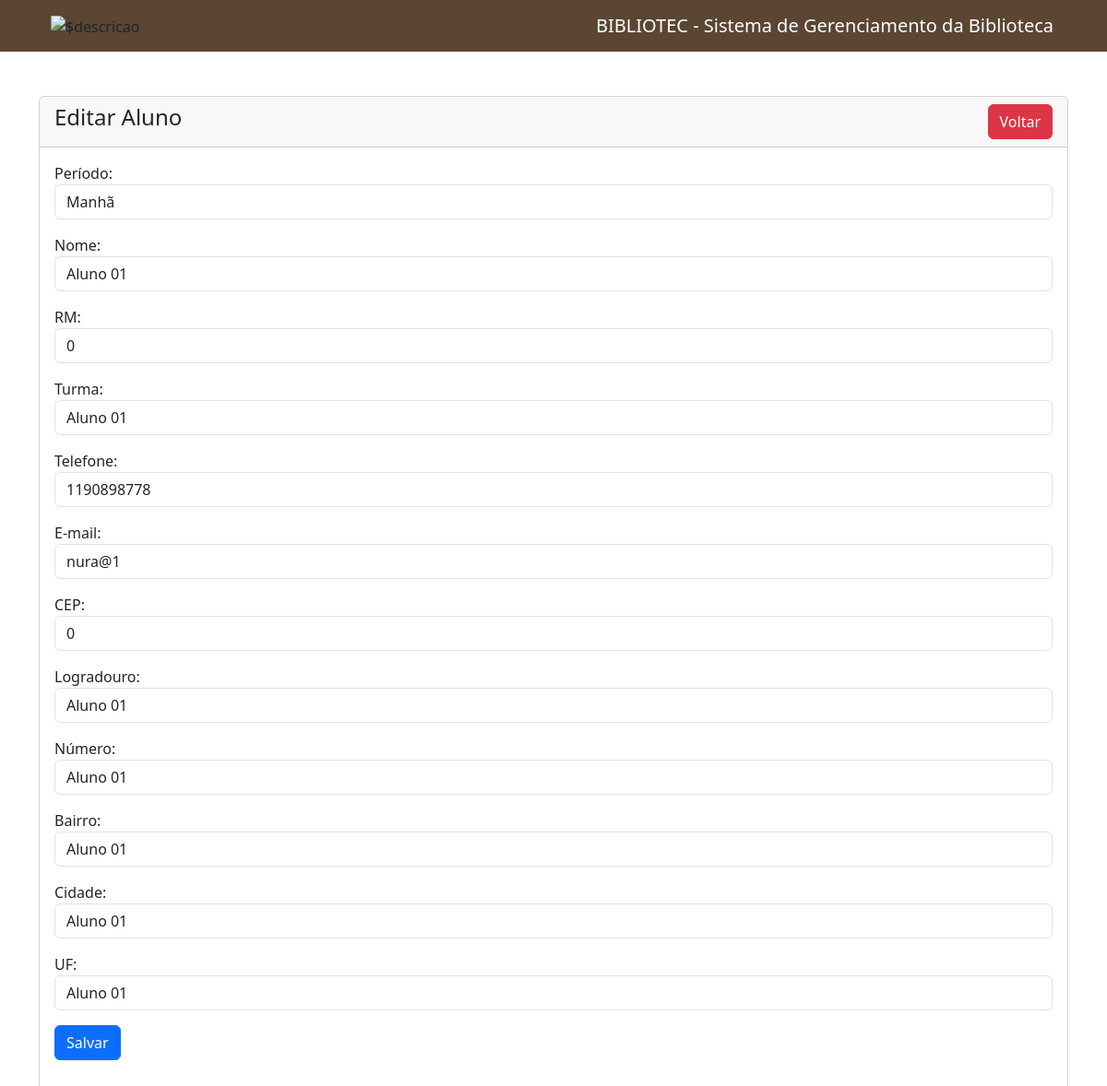
The page /editar-aluno.php?id=9 on the database its author committed.
### tables this page shows
CREATE TABLE `alunos` (
  `id` int(11) NOT NULL,
  `periodo` varchar(20) NOT NULL,
  `nome` varchar(100) NOT NULL,
  `rm` int(10) NOT NULL,
  `turma` varchar(100) NOT NULL,
  `tel` int(20) NOT NULL,
  `email` varchar(100) NOT NULL,
  `cep` int(8) NOT NULL,
  `logra` varchar(100) NOT NULL,
  `numero` varchar(10) NOT NULL,
  `bairro` varchar(60) NOT NULL,
  `cidade` varchar(50) NOT NULL,
  `uf` varchar(25) NOT NULL
);

### editar-aluno.php (the view, shortened to what this page needs)
<?php
require 'conexao.php';
?>
<!doctype html>
<html lang="en">
  <head>
    <link href="https://cdn.jsdelivr.net/npm/bootstrap@5.3.8/dist/css/bootstrap.min.css" rel="stylesheet">
  </head>
  <body>
    <?php include('navbar.php'); ?>
    <div class="container mt-5">
        <div class="row">
            <div class="col-md-12">
                <div class="card">
                    <div class="card-header">
                        <h4>Editar Aluno
                            <a href="index.php" class="btn btn-danger float-end">Voltar</a>
                        </h4>
                    </div>
                    <div class="card-body">
                        <?php
                        if (isset($_GET['id'])) {
                            $aluno_id = mysqli_real_escape_string($conexao, $_GET['id']);
                            $sql = "SELECT * FROM alunos WHERE id='$aluno_id'";
                            $query = mysqli_query($conexao, $sql);
                            if (mysqli_num_rows($query) > 0) {
                                $aluno = mysqli_fetch_array($query);
                        ?>
                        <form action="acoes.php" method="POST">
                        <div class="mb-3">
                            <label for="">Período:</label>
                            <select name="periodo" value="<?= $aluno['periodo'] ?>" class="form-control">
                                <option value="Manhã">Manhã</option>
                            </select>
                        </div>
                        <div class="mb-3">
                            <label>Nome:</label>
                            <input type="text" name="nome" value="<?= $aluno['nome'] ?>" class="form-control">
                        </div>
                        <div class="mb-3">
                            <label>RM:</label>
                            <input type="text" name="rm" value="<?= $aluno['rm'] ?>" class="form-control">
                        </div>
                        <div class="mb-3">
                            <label>Turma:</label>
                            <input type="text" name="turma" value="<?= $aluno['turma'] ?>" class="form-control">
                        </div>
                        <div class="mb-3">
                            <label>Telefone:</label>
                            <input type="text" name="telefone" value="<?= $aluno['tel'] ?>" class="form-control">
                        </div>
                        <div class="mb-3">
                            <label>E-mail:</label>
                            <input type="email" name="email" value="<?= $aluno['email'] ?>" class="form-control">
                        </div>
                        <div class="mb-3">
                            <label>CEP:</label>
                            <input type="text" name="cep" value="<?= $aluno['cep'] ?>" class="form-control">
                        </div>
                        <div class="mb-3">
                            <label>Logradouro:</label>
                            <input type="text" name="logra" value="<?= $aluno['logra'] ?>" class="form-control">
                        </div>
                        <div class="mb-3">
                            <label>Número:</label>
                            <input type="text" name="numero" value="<?= $aluno['numero'] ?>" class="form-control">
                        </div>
                        <div class="mb-3">
                            <label>Bairro:</label>
                            <input type="text" name="bairro" value="<?= $aluno['bairro'] ?>" class="form-control">
                        </div>
                        <div class="mb-3">
                            <label>Cidade:</label>
                            <input type="text" name="cidade" value="<?= $aluno['cidade'] ?>" class="form-control">
                        </div>
                        <div class="mb-3">
                            <label>UF:</label>
                            <input type="text" name="uf" value="<?= $aluno['uf'] ?>" class="form-control">
                        </div>
                            <div class="mb-3">
                                <button type="submit" name="update_aluno" class="btn btn-primary">Salvar</button>
                            </div>
                        </form>
                        <?php
                        } else {
                            echo '<h5>Usuário não encontrado</h5>';
                        }
                        }
                        ?>
                    </div>
                </div>
            </div>
        </div>
    </div>
  </body>
</html>

### rows shown on the page
alunos: periodo "Manhã", nome "Aluno 01", rm "0", turma "Aluno 01", telefone "1190898778", email "nura@1", cep "0", logra "Aluno 01", numero "Aluno 01", bairro "Aluno 01", cidade "Aluno 01", uf "Aluno 01"
